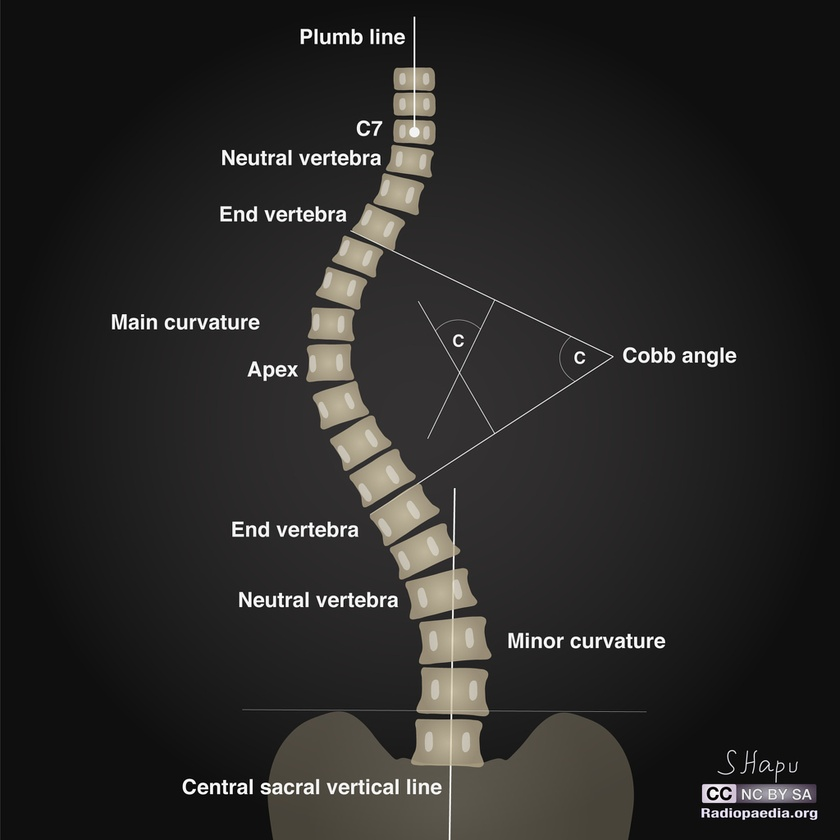
#> input picture other-files/scoliosis-illustration.jpg, 840 x 840 px, shrunk from 1024 x 1024 before the run, given in place of img0.png, which was not available
$ python work.py
#> lines starting #> are read from the running program, lines starting #| are printed output that depends on the picture; pictures that were not available may be replaced by others from this repository, and a replacement may not be noted
from __future__ import print_function
from __future__ import division
import cv2 as cv
import tkinter as tk
from tkinter import filedialog # para interface abrir arquivo
from matplotlib import pyplot as plt # exibir subimagens
import argparse

'''
barras
'''
def nothing(x):
      pass
# nome da janela de controles
janela_controles = 'Controles'
barra_threshold_binary = 'threshold binary'
barra_outra = 'Min'

cv.namedWindow(janela_controles)
cv.createTrackbar(barra_threshold_binary, janela_controles,0,255,nothing)
#> slider 'threshold binary' is set to 85
#cv.createTrackbar(outra_barra, janela_controles,0,255,nothing)
'''
Read image and convert it to binary

Extract objects of interest

Extract orientation

Visualize result
'''

'''
leitura da imagem
abre uma janela para escolha da imagem
'''


'''root = tk.Tk()
root.withdraw()
file_path = filedialog.askopenfilename()
print(file_path)'''
src = cv.imread('./png/img0.png',0)
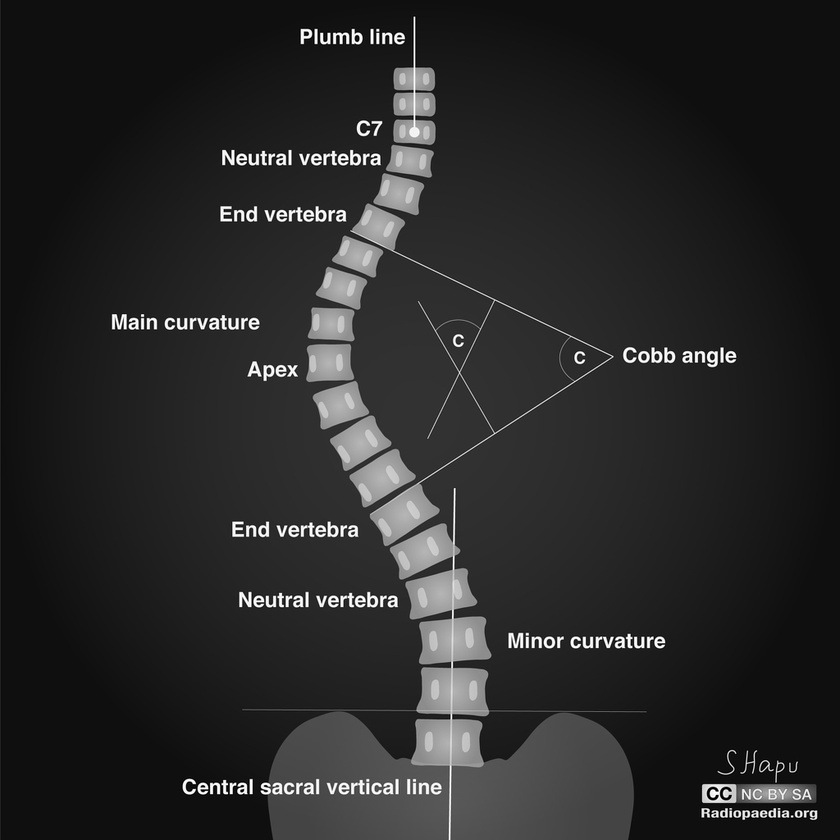
#> src: shape (840, 840); min 0, max 255, mean 40.2

'''
janela para exibição da imagem com a possibilidade de redimencionamento
'''
cv.namedWindow('src', cv.WINDOW_NORMAL)
cv.namedWindow('bin', cv.WINDOW_NORMAL)

cv.imshow('src',src)

while (1):
    val_thr_bin = cv.getTrackbarPos(barra_threshold_binary, janela_controles)

    # https://docs.opencv.org/master/d7/d4d/tutorial_py_thresholding.html
    ret,threshbin = cv.threshold(src,val_thr_bin,255,cv.THRESH_TOZERO)
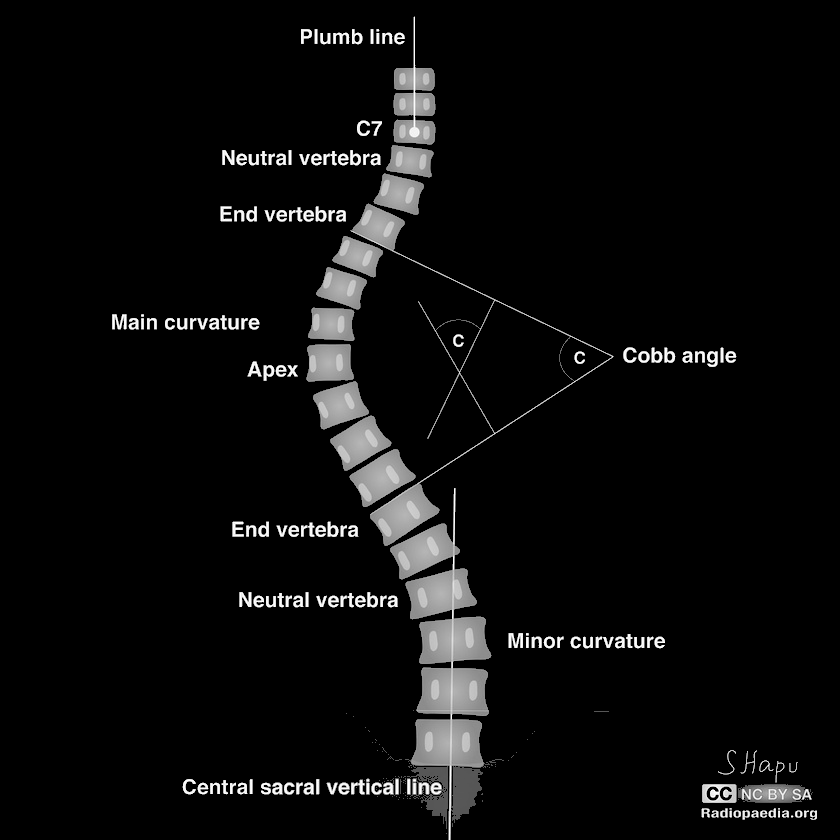
#> threshbin: shape (840, 840); min 0, max 255, mean 12.3
#> ret = 85
    print(ret)
#| 85.0

    cv.imshow('bin',threshbin)


    '''
    # ao final do programa salva  a imagem se for digitado s
    # ou sai sem salvar se for digitado ESC
    # & 0xFF (adicionado em sistemas 64 bits)
    '''
    k = cv.waitKey(10)  & 0xFF
#> (key Esc is pressed here)
    if k == 27:
        cv.destroyAllWindows()
        break
    elif k == ord('s'):
        cv.imwrite('saida.png',src)
        cv.destroyAllWindows()
        break

$ run again, on other-files/spinal-muscular-atrophy-sma-type-ii-with-scoliosis (1).jpg
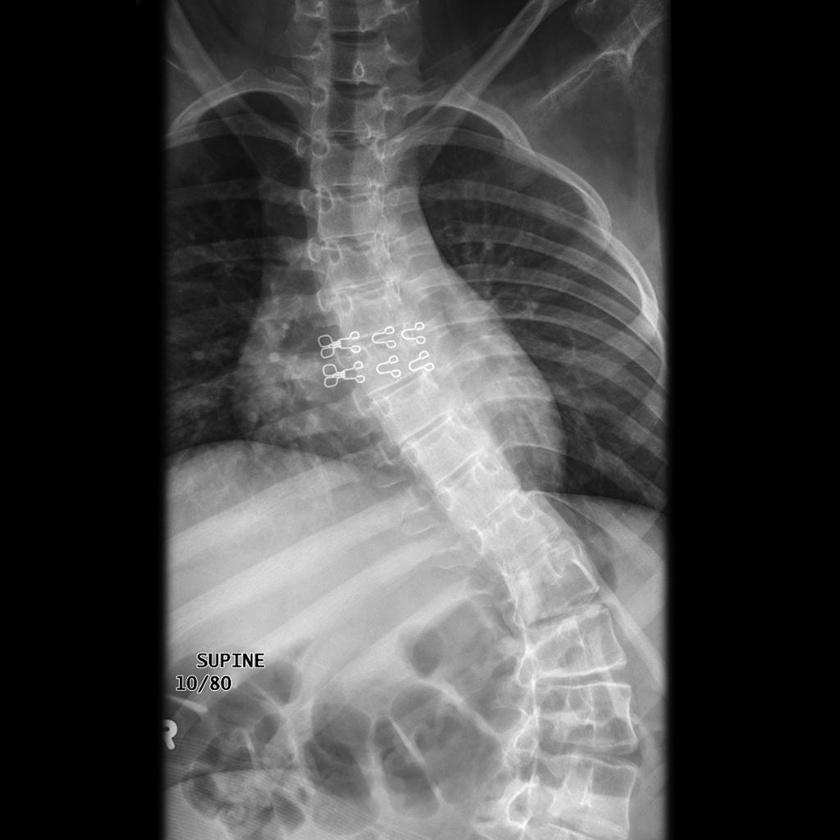
#> input picture other-files/spinal-muscular-atrophy-sma-type-ii-with-scoliosis (1).jpg, 840 x 840 px, shrunk from 1024 x 1024 before the run, given in place of img0.png, which was not available
#> src is the input picture: shape (840, 840); min 0, max 255, mean 71.6
#> `ret,threshbin = cv.threshold(src,val_thr_bin,255,cv.THRESH_TOZERO)`:
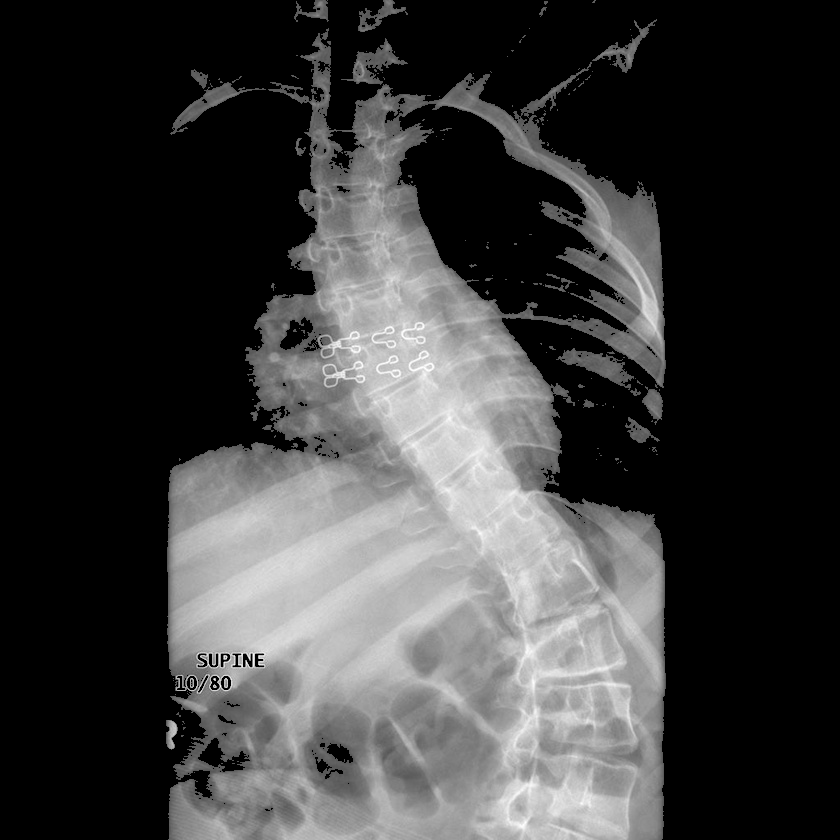
#> threshbin: shape (840, 840); min 0, max 255, mean 60.2
#> ret = 85
#| 85.0

$ run again, on other-files/spinal-muscular-atrophy-sma-type-ii-with-scoliosis.jpg
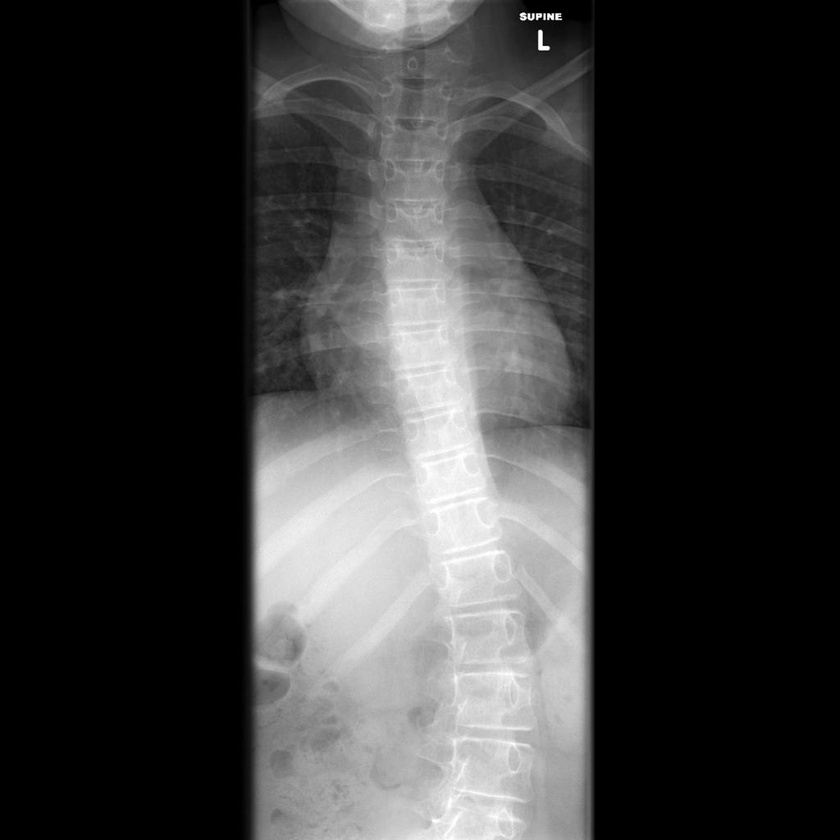
#> input picture other-files/spinal-muscular-atrophy-sma-type-ii-with-scoliosis.jpg, 840 x 840 px, shrunk from 1024 x 1024 before the run, given in place of img0.png, which was not available
#> src is the input picture: shape (840, 840); min 0, max 255, mean 57
#> `ret,threshbin = cv.threshold(src,val_thr_bin,255,cv.THRESH_TOZERO)`:
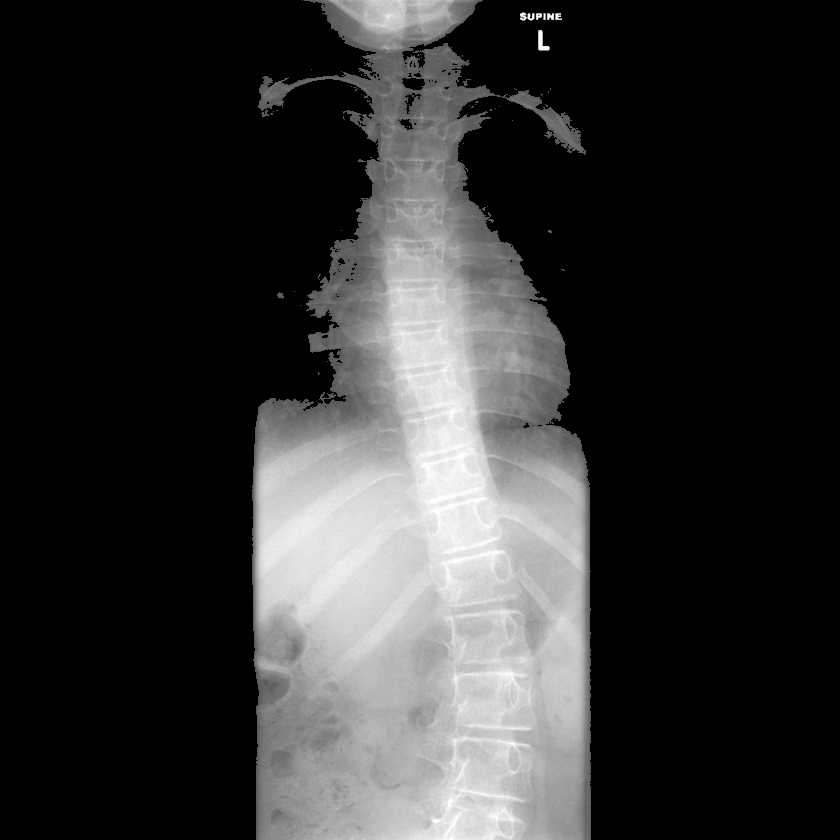
#> threshbin: shape (840, 840); min 0, max 255, mean 51
#> ret = 85
#| 85.0
